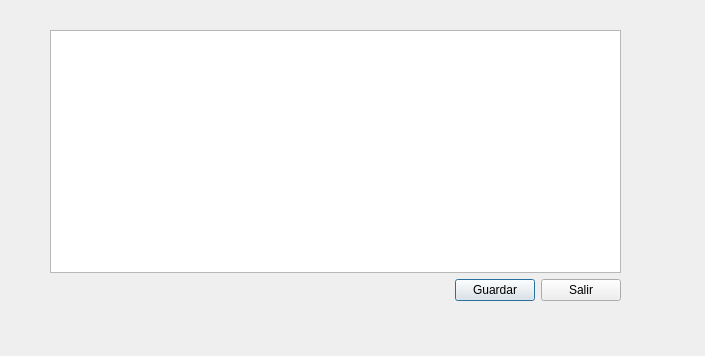
<?xml version="1.0" encoding="UTF-8"?>
<ui version="4.0">
 <class>Puntajes</class>
 <widget class="QDialog" name="Puntajes">
  <property name="geometry">
   <rect>
    <x>0</x>
    <y>0</y>
    <width>705</width>
    <height>356</height>
   </rect>
  </property>
  <property name="windowTitle">
   <string>Dialog</string>
  </property>
  <widget class="QWidget" name="layoutWidget">
   <property name="geometry">
    <rect>
     <x>50</x>
     <y>30</y>
     <width>571</width>
     <height>271</height>
    </rect>
   </property>
   <layout class="QVBoxLayout" name="verticalLayout">
    <item>
     <widget class="QTableWidget" name="tableClasificacion"/>
    </item>
    <item>
     <layout class="QHBoxLayout" name="horizontalLayout_6">
      <item>
       <spacer name="horizontalSpacer_5">
        <property name="orientation">
         <enum>Qt::Horizontal</enum>
        </property>
        <property name="sizeHint" stdset="0">
         <size>
          <width>278</width>
          <height>17</height>
         </size>
        </property>
       </spacer>
      </item>
      <item>
       <widget class="QPushButton" name="btnGuardar_5">
        <property name="text">
         <string>Guardar</string>
        </property>
       </widget>
      </item>
      <item>
       <widget class="QPushButton" name="btnSalir_5">
        <property name="text">
         <string>Salir</string>
        </property>
       </widget>
      </item>
     </layout>
    </item>
   </layout>
  </widget>
 </widget>
 <resources/>
 <connections/>
</ui>
